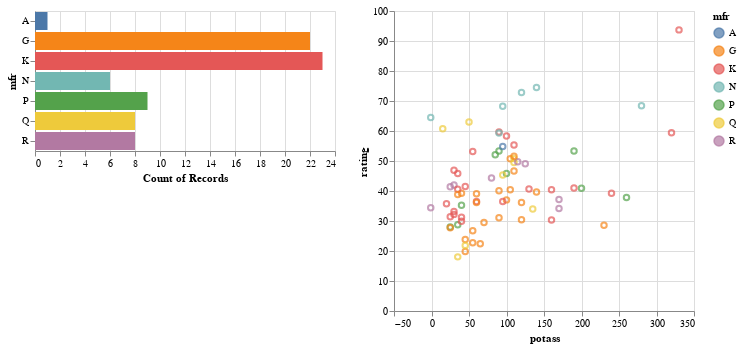

Here is the notebook cell this chart was saved with:
### Code cell
click = alt.selection_multi(encodings=["color"])

scatter = alt.Chart(df).mark_point().encode(
    x="potass:Q",
    y="rating:Q",
    color="mfr:N"
).transform_filter(
    click
)

bar = alt.Chart(df).mark_bar().encode(
    x="count()",
    y="mfr:N",
    color=alt.condition(click, "mfr:N",alt.value("green"))
). add_selection(
    click
)

bar | scatter

### Figure 1 — Vega-Lite specification as saved in the notebook (floating-point values rounded to 4 significant figures)
{"config": {"view": {"continuousWidth": 300, "continuousHeight": 300}}, "hconcat": [{"mark": {"type": "bar"}, "encoding": {"color": {"condition": {"param": "param_11", "field": "mfr", "type": "nominal"}, "value": "green"}, "x": {"aggregate": "count", "type": "quantitative"}, "y": {"field": "mfr", "type": "nominal"}}, "name": "view_3"}, {"mark": {"type": "point"}, "encoding": {"color": {"field": "mfr", "type": "nominal"}, "x": {"field": "potass", "type": "quantitative"}, "y": {"field": "rating", "type": "quantitative"}}, "transform": [{"filter": {"param": "param_11"}}]}], "data": {"name": "data-6562c372d815898f5ac927ab74fce866"}, "params": [{"name": "param_11", "select": {"type": "point", "encodings": ["color"]}, "views": ["view_3"]}], "$schema": "https://vega.github.io/schema/vega-lite/v5.6.1.json", "datasets": {"data-6562c372d815898f5ac927ab74fce866": [{"name": "100% Bran", "mfr": "N", "type": "C", "calories": 70, "protein": 4, "fat": 1, "sodium": 130, "fiber": 10.0, "carbo": 5.0, "sugars": 6, "potass": 280, "vitamins": 25, "shelf": 3, "weight": 1.0, "cups": 0.33, "rating": 68.4}, {"name": "100% Natural Bran", "mfr": "Q", "type": "C", "calories": 120, "protein": 3, "fat": 5, "sodium": 15, "fiber": 2.0, "carbo": 8.0, "sugars": 8, "potass": 135, "vitamins": 0, "shelf": 3, "weight": 1.0, "cups": 1.0, "rating": 33.98}, {"name": "All-Bran", "mfr": "K", "type": "C", "calories": 70, "protein": 4, "fat": 1, "sodium": 260, "fiber": 9.0, "carbo": 7.0, "sugars": 5, "potass": 320, "vitamins": 25, "shelf": 3, "weight": 1.0, "cups": 0.33, "rating": 59.43}, {"name": "All-Bran with Extra Fiber", "mfr": "K", "type": "C", "calories": 50, "protein": 4, "fat": 0, "sodium": 140, "fiber": 14.0, "carbo": 8.0, "sugars": 0, "potass": 330, "vitamins": 25, "shelf": 3, "weight": 1.0, "cups": 0.5, "rating": 93.7}, {"name": "Almond Delight", "mfr": "R", "type": "C", "calories": 110, "protein": 2, "fat": 2, "sodium": 200, "fiber": 1.0, "carbo": 14.0, "sugars": 8, "potass": -1, "vitamins": 25, "shelf": 3, "weight": 1.0, "cups": 0.75, "rating": 34.38}, {"name": "Apple Cinnamon Cheerios", "mfr": "G", "type": "C", "calories": 110, "protein": 2, "fat": 2, "sodium": 180, "fiber": 1.5, "carbo": 10.5, "sugars": 10, "potass": 70, "vitamins": 25, "shelf": 1, "weight": 1.0, "cups": 0.75, "rating": 29.51}, {"name": "Apple Jacks", "mfr": "K", "type": "C", "calories": 110, "protein": 2, "fat": 0, "sodium": 125, "fiber": 1.0, "carbo": 11.0, "sugars": 14, "potass": 30, "vitamins": 25, "shelf": 2, "weight": 1.0, "cups": 1.0, "rating": 33.17}, {"name": "Basic 4", "mfr": "G", "type": "C", "calories": 130, "protein": 3, "fat": 2, "sodium": 210, "fiber": 2.0, "carbo": 18.0, "sugars": 8, "potass": 100, "vitamins": 25, "shelf": 3, "weight": 1.33, "cups": 0.75, "rating": 37.04}, {"name": "Bran Chex", "mfr": "R", "type": "C", "calories": 90, "protein": 2, "fat": 1, "sodium": 200, "fiber": 4.0, "carbo": 15.0, "sugars": 6, "potass": 125, "vitamins": 25, "shelf": 1, "weight": 1.0, "cups": 0.67, "rating": 49.12}, {"name": "Bran Flakes", "mfr": "P", "type": "C", "calories": 90, "protein": 3, "fat": 0, "sodium": 210, "fiber": 5.0, "carbo": 13.0, "sugars": 5, "potass": 190, "vitamins": 25, "shelf": 3, "weight": 1.0, "cups": 0.67, "rating": 53.31}, {"name": "Cap'n'Crunch", "mfr": "Q", "type": "C", "calories": 120, "protein": 1, "fat": 2, "sodium": 220, "fiber": 0.0, "carbo": 12.0, "sugars": 12, "potass": 35, "vitamins": 25, "shelf": 2, "weight": 1.0, "cups": 0.75, "rating": 18.04}, {"name": "Cheerios", "mfr": "G", "type": "C", "calories": 110, "protein": 6, "fat": 2, "sodium": 290, "fiber": 2.0, "carbo": 17.0, "sugars": 1, "potass": 105, "vitamins": 25, "shelf": 1, "weight": 1.0, "cups": 1.25, "rating": 50.76}, {"name": "Cinnamon Toast Crunch", "mfr": "G", "type": "C", "calories": 120, "protein": 1, "fat": 3, "sodium": 210, "fiber": 0.0, "carbo": 13.0, "sugars": 9, "potass": 45, "vitamins": 25, "shelf": 2, "weight": 1.0, "cups": 0.75, "rating": 19.82}, {"name": "Clusters", "mfr": "G", "type": "C", "calories": 110, "protein": 3, "fat": 2, "sodium": 140, "fiber": 2.0, "carbo": 13.0, "sugars": 7, "potass": 105, "vitamins": 25, "shelf": 3, "weight": 1.0, "cups": 0.5, "rating": 40.4}, {"name": "Cocoa Puffs", "mfr": "G", "type": "C", "calories": 110, "protein": 1, "fat": 1, "sodium": 180, "fiber": 0.0, "carbo": 12.0, "sugars": 13, "potass": 55, "vitamins": 25, "shelf": 2, "weight": 1.0, "cups": 1.0, "rating": 22.74}, {"name": "Corn Chex", "mfr": "R", "type": "C", "calories": 110, "protein": 2, "fat": 0, "sodium": 280, "fiber": 0.0, "carbo": 22.0, "sugars": 3, "potass": 25, "vitamins": 25, "shelf": 1, "weight": 1.0, "cups": 1.0, "rating": 41.45}, {"name": "Corn Flakes", "mfr": "K", "type": "C", "calories": 100, "protein": 2, "fat": 0, "sodium": 290, "fiber": 1.0, "carbo": 21.0, "sugars": 2, "potass": 35, "vitamins": 25, "shelf": 1, "weight": 1.0, "cups": 1.0, "rating": 45.86}, {"name": "Corn Pops", "mfr": "K", "type": "C", "calories": 110, "protein": 1, "fat": 0, "sodium": 90, "fiber": 1.0, "carbo": 13.0, "sugars": 12, "potass": 20, "vitamins": 25, "shelf": 2, "weight": 1.0, "cups": 1.0, "rating": 35.78}, {"name": "Count Chocula", "mfr": "G", "type": "C", "calories": 110, "protein": 1, "fat": 1, "sodium": 180, "fiber": 0.0, "carbo": 12.0, "sugars": 13, "potass": 65, "vitamins": 25, "shelf": 2, "weight": 1.0, "cups": 1.0, "rating": 22.4}, {"name": "Cracklin' Oat Bran", "mfr": "K", "type": "C", "calories": 110, "protein": 3, "fat": 3, "sodium": 140, "fiber": 4.0, "carbo": 10.0, "sugars": 7, "potass": 160, "vitamins": 25, "shelf": 3, "weight": 1.0, "cups": 0.5, "rating": 40.45}, {"name": "Cream of Wheat (Quick)", "mfr": "N", "type": "H", "calories": 100, "protein": 3, "fat": 0, "sodium": 80, "fiber": 1.0, "carbo": 21.0, "sugars": 0, "potass": -1, "vitamins": 0, "shelf": 2, "weight": 1.0, "cups": 1.0, "rating": 64.53}, {"name": "Crispix", "mfr": "K", "type": "C", "calories": 110, "protein": 2, "fat": 0, "sodium": 220, "fiber": 1.0, "carbo": 21.0, "sugars": 3, "potass": 30, "vitamins": 25, "shelf": 3, "weight": 1.0, "cups": 1.0, "rating": 46.9}, {"name": "Crispy Wheat & Raisins", "mfr": "G", "type": "C", "calories": 100, "protein": 2, "fat": 1, "sodium": 140, "fiber": 2.0, "carbo": 11.0, "sugars": 10, "potass": 120, "vitamins": 25, "shelf": 3, "weight": 1.0, "cups": 0.75, "rating": 36.18}, {"name": "Double Chex", "mfr": "R", "type": "C", "calories": 100, "protein": 2, "fat": 0, "sodium": 190, "fiber": 1.0, "carbo": 18.0, "sugars": 5, "potass": 80, "vitamins": 25, "shelf": 3, "weight": 1.0, "cups": 0.75, "rating": 44.33}, {"name": "Froot Loops", "mfr": "K", "type": "C", "calories": 110, "protein": 2, "fat": 1, "sodium": 125, "fiber": 1.0, "carbo": 11.0, "sugars": 13, "potass": 30, "vitamins": 25, "shelf": 2, "weight": 1.0, "cups": 1.0, "rating": 32.21}, {"name": "Frosted Flakes", "mfr": "K", "type": "C", "calories": 110, "protein": 1, "fat": 0, "sodium": 200, "fiber": 1.0, "carbo": 14.0, "sugars": 11, "potass": 25, "vitamins": 25, "shelf": 1, "weight": 1.0, "cups": 0.75, "rating": 31.44}, {"name": "Frosted Mini-Wheats", "mfr": "K", "type": "C", "calories": 100, "protein": 3, "fat": 0, "sodium": 0, "fiber": 3.0, "carbo": 14.0, "sugars": 7, "potass": 100, "vitamins": 25, "shelf": 2, "weight": 1.0, "cups": 0.8, "rating": 58.35}, {"name": "Fruit & Fibre Dates; Walnuts; and Oats", "mfr": "P", "type": "C", "calories": 120, "protein": 3, "fat": 2, "sodium": 160, "fiber": 5.0, "carbo": 12.0, "sugars": 10, "potass": 200, "vitamins": 25, "shelf": 3, "weight": 1.25, "cups": 0.67, "rating": 40.92}, {"name": "Fruitful Bran", "mfr": "K", "type": "C", "calories": 120, "protein": 3, "fat": 0, "sodium": 240, "fiber": 5.0, "carbo": 14.0, "sugars": 12, "potass": 190, "vitamins": 25, "shelf": 3, "weight": 1.33, "cups": 0.67, "rating": 41.02}, {"name": "Fruity Pebbles", "mfr": "P", "type": "C", "calories": 110, "protein": 1, "fat": 1, "sodium": 135, "fiber": 0.0, "carbo": 13.0, "sugars": 12, "potass": 25, "vitamins": 25, "shelf": 2, "weight": 1.0, "cups": 0.75, "rating": 28.03}, {"name": "Golden Crisp", "mfr": "P", "type": "C", "calories": 100, "protein": 2, "fat": 0, "sodium": 45, "fiber": 0.0, "carbo": 11.0, "sugars": 15, "potass": 40, "vitamins": 25, "shelf": 1, "weight": 1.0, "cups": 0.88, "rating": 35.25}, {"name": "Golden Grahams", "mfr": "G", "type": "C", "calories": 110, "protein": 1, "fat": 1, "sodium": 280, "fiber": 0.0, "carbo": 15.0, "sugars": 9, "potass": 45, "vitamins": 25, "shelf": 2, "weight": 1.0, "cups": 0.75, "rating": 23.8}, {"name": "Grape Nuts Flakes", "mfr": "P", "type": "C", "calories": 100, "protein": 3, "fat": 1, "sodium": 140, "fiber": 3.0, "carbo": 15.0, "sugars": 5, "potass": 85, "vitamins": 25, "shelf": 3, "weight": 1.0, "cups": 0.88, "rating": 52.08}, {"name": "Grape-Nuts", "mfr": "P", "type": "C", "calories": 110, "protein": 3, "fat": 0, "sodium": 170, "fiber": 3.0, "carbo": 17.0, "sugars": 3, "potass": 90, "vitamins": 25, "shelf": 3, "weight": 1.0, "cups": 0.25, "rating": 53.37}, {"name": "Great Grains Pecan", "mfr": "P", "type": "C", "calories": 120, "protein": 3, "fat": 3, "sodium": 75, "fiber": 3.0, "carbo": 13.0, "sugars": 4, "potass": 100, "vitamins": 25, "shelf": 3, "weight": 1.0, "cups": 0.33, "rating": 45.81}, {"name": "Honey Graham Ohs", "mfr": "Q", "type": "C", "calories": 120, "protein": 1, "fat": 2, "sodium": 220, "fiber": 1.0, "carbo": 12.0, "sugars": 11, "potass": 45, "vitamins": 25, "shelf": 2, "weight": 1.0, "cups": 1.0, "rating": 21.87}, {"name": "Honey Nut Cheerios", "mfr": "G", "type": "C", "calories": 110, "protein": 3, "fat": 1, "sodium": 250, "fiber": 1.5, "carbo": 11.5, "sugars": 10, "potass": 90, "vitamins": 25, "shelf": 1, "weight": 1.0, "cups": 0.75, "rating": 31.07}, {"name": "Honey-comb", "mfr": "P", "type": "C", "calories": 110, "protein": 1, "fat": 0, "sodium": 180, "fiber": 0.0, "carbo": 14.0, "sugars": 11, "potass": 35, "vitamins": 25, "shelf": 1, "weight": 1.0, "cups": 1.33, "rating": 28.74}, {"name": "Just Right Crunchy  Nuggets", "mfr": "K", "type": "C", "calories": 110, "protein": 2, "fat": 1, "sodium": 170, "fiber": 1.0, "carbo": 17.0, "sugars": 6, "potass": 60, "vitamins": 100, "shelf": 3, "weight": 1.0, "cups": 1.0, "rating": 36.52}, {"name": "Just Right Fruit & Nut", "mfr": "K", "type": "C", "calories": 140, "protein": 3, "fat": 1, "sodium": 170, "fiber": 2.0, "carbo": 20.0, "sugars": 9, "potass": 95, "vitamins": 100, "shelf": 3, "weight": 1.3, "cups": 0.75, "rating": 36.47}, {"name": "Kix", "mfr": "G", "type": "C", "calories": 110, "protein": 2, "fat": 1, "sodium": 260, "fiber": 0.0, "carbo": 21.0, "sugars": 3, "potass": 40, "vitamins": 25, "shelf": 2, "weight": 1.0, "cups": 1.5, "rating": 39.24}, {"name": "Life", "mfr": "Q", "type": "C", "calories": 100, "protein": 4, "fat": 2, "sodium": 150, "fiber": 2.0, "carbo": 12.0, "sugars": 6, "potass": 95, "vitamins": 25, "shelf": 2, "weight": 1.0, "cups": 0.67, "rating": 45.33}, {"name": "Lucky Charms", "mfr": "G", "type": "C", "calories": 110, "protein": 2, "fat": 1, "sodium": 180, "fiber": 0.0, "carbo": 12.0, "sugars": 12, "potass": 55, "vitamins": 25, "shelf": 2, "weight": 1.0, "cups": 1.0, "rating": 26.73}, {"name": "Maypo", "mfr": "A", "type": "H", "calories": 100, "protein": 4, "fat": 1, "sodium": 0, "fiber": 0.0, "carbo": 16.0, "sugars": 3, "potass": 95, "vitamins": 25, "shelf": 2, "weight": 1.0, "cups": 1.0, "rating": 54.85}, {"name": "Muesli Raisins; Dates; & Almonds", "mfr": "R", "type": "C", "calories": 150, "protein": 4, "fat": 3, "sodium": 95, "fiber": 3.0, "carbo": 16.0, "sugars": 11, "potass": 170, "vitamins": 25, "shelf": 3, "weight": 1.0, "cups": 1.0, "rating": 37.14}, {"name": "Muesli Raisins; Peaches; & Pecans", "mfr": "R", "type": "C", "calories": 150, "protein": 4, "fat": 3, "sodium": 150, "fiber": 3.0, "carbo": 16.0, "sugars": 11, "potass": 170, "vitamins": 25, "shelf": 3, "weight": 1.0, "cups": 1.0, "rating": 34.14}, {"name": "Mueslix Crispy Blend", "mfr": "K", "type": "C", "calories": 160, "protein": 3, "fat": 2, "sodium": 150, "fiber": 3.0, "carbo": 17.0, "sugars": 13, "potass": 160, "vitamins": 25, "shelf": 3, "weight": 1.5, "cups": 0.67, "rating": 30.31}, {"name": "Multi-Grain Cheerios", "mfr": "G", "type": "C", "calories": 100, "protein": 2, "fat": 1, "sodium": 220, "fiber": 2.0, "carbo": 15.0, "sugars": 6, "potass": 90, "vitamins": 25, "shelf": 1, "weight": 1.0, "cups": 1.0, "rating": 40.11}, {"name": "Nut&Honey Crunch", "mfr": "K", "type": "C", "calories": 120, "protein": 2, "fat": 1, "sodium": 190, "fiber": 0.0, "carbo": 15.0, "sugars": 9, "potass": 40, "vitamins": 25, "shelf": 2, "weight": 1.0, "cups": 0.67, "rating": 29.92}, {"name": "Nutri-Grain Almond-Raisin", "mfr": "K", "type": "C", "calories": 140, "protein": 3, "fat": 2, "sodium": 220, "fiber": 3.0, "carbo": 21.0, "sugars": 7, "potass": 130, "vitamins": 25, "shelf": 3, "weight": 1.33, "cups": 0.67, "rating": 40.69}, {"name": "Nutri-grain Wheat", "mfr": "K", "type": "C", "calories": 90, "protein": 3, "fat": 0, "sodium": 170, "fiber": 3.0, "carbo": 18.0, "sugars": 2, "potass": 90, "vitamins": 25, "shelf": 3, "weight": 1.0, "cups": 1.0, "rating": 59.64}, {"name": "Oatmeal Raisin Crisp", "mfr": "G", "type": "C", "calories": 130, "protein": 3, "fat": 2, "sodium": 170, "fiber": 1.5, "carbo": 13.5, "sugars": 10, "potass": 120, "vitamins": 25, "shelf": 3, "weight": 1.25, "cups": 0.5, "rating": 30.45}, {"name": "Post Nat. Raisin Bran", "mfr": "P", "type": "C", "calories": 120, "protein": 3, "fat": 1, "sodium": 200, "fiber": 6.0, "carbo": 11.0, "sugars": 14, "potass": 260, "vitamins": 25, "shelf": 3, "weight": 1.33, "cups": 0.67, "rating": 37.84}, {"name": "Product 19", "mfr": "K", "type": "C", "calories": 100, "protein": 3, "fat": 0, "sodium": 320, "fiber": 1.0, "carbo": 20.0, "sugars": 3, "potass": 45, "vitamins": 100, "shelf": 3, "weight": 1.0, "cups": 1.0, "rating": 41.5}, {"name": "Puffed Rice", "mfr": "Q", "type": "C", "calories": 50, "protein": 1, "fat": 0, "sodium": 0, "fiber": 0.0, "carbo": 13.0, "sugars": 0, "potass": 15, "vitamins": 0, "shelf": 3, "weight": 0.5, "cups": 1.0, "rating": 60.76}, {"name": "Puffed Wheat", "mfr": "Q", "type": "C", "calories": 50, "protein": 2, "fat": 0, "sodium": 0, "fiber": 1.0, "carbo": 10.0, "sugars": 0, "potass": 50, "vitamins": 0, "shelf": 3, "weight": 0.5, "cups": 1.0, "rating": 63.01}, {"name": "Quaker Oat Squares", "mfr": "Q", "type": "C", "calories": 100, "protein": 4, "fat": 1, "sodium": 135, "fiber": 2.0, "carbo": 14.0, "sugars": 6, "potass": 110, "vitamins": 25, "shelf": 3, "weight": 1.0, "cups": 0.5, "rating": 49.51}, {"name": "Quaker Oatmeal", "mfr": "Q", "type": "H", "calories": 100, "protein": 5, "fat": 2, "sodium": 0, "fiber": 2.7, "carbo": -1.0, "sugars": -1, "potass": 110, "vitamins": 0, "shelf": 1, "weight": 1.0, "cups": 0.67, "rating": 50.83}, {"name": "Raisin Bran", "mfr": "K", "type": "C", "calories": 120, "protein": 3, "fat": 1, "sodium": 210, "fiber": 5.0, "carbo": 14.0, "sugars": 12, "potass": 240, "vitamins": 25, "shelf": 2, "weight": 1.33, "cups": 0.75, "rating": 39.26}, {"name": "Raisin Nut Bran", "mfr": "G", "type": "C", "calories": 100, "protein": 3, "fat": 2, "sodium": 140, "fiber": 2.5, "carbo": 10.5, "sugars": 8, "potass": 140, "vitamins": 25, "shelf": 3, "weight": 1.0, "cups": 0.5, "rating": 39.7}, {"name": "Raisin Squares", "mfr": "K", "type": "C", "calories": 90, "protein": 2, "fat": 0, "sodium": 0, "fiber": 2.0, "carbo": 15.0, "sugars": 6, "potass": 110, "vitamins": 25, "shelf": 3, "weight": 1.0, "cups": 0.5, "rating": 55.33}, {"name": "Rice Chex", "mfr": "R", "type": "C", "calories": 110, "protein": 1, "fat": 0, "sodium": 240, "fiber": 0.0, "carbo": 23.0, "sugars": 2, "potass": 30, "vitamins": 25, "shelf": 1, "weight": 1.0, "cups": 1.13, "rating": 42.0}, {"name": "Rice Krispies", "mfr": "K", "type": "C", "calories": 110, "protein": 2, "fat": 0, "sodium": 290, "fiber": 0.0, "carbo": 22.0, "sugars": 3, "potass": 35, "vitamins": 25, "shelf": 1, "weight": 1.0, "cups": 1.0, "rating": 40.56}, {"name": "Shredded Wheat", "mfr": "N", "type": "C", "calories": 80, "protein": 2, "fat": 0, "sodium": 0, "fiber": 3.0, "carbo": 16.0, "sugars": 0, "potass": 95, "vitamins": 0, "shelf": 1, "weight": 0.83, "cups": 1.0, "rating": 68.24}, {"name": "Shredded Wheat 'n'Bran", "mfr": "N", "type": "C", "calories": 90, "protein": 3, "fat": 0, "sodium": 0, "fiber": 4.0, "carbo": 19.0, "sugars": 0, "potass": 140, "vitamins": 0, "shelf": 1, "weight": 1.0, "cups": 0.67, "rating": 74.47}, {"name": "Shredded Wheat spoon size", "mfr": "N", "type": "C", "calories": 90, "protein": 3, "fat": 0, "sodium": 0, "fiber": 3.0, "carbo": 20.0, "sugars": 0, "potass": 120, "vitamins": 0, "shelf": 1, "weight": 1.0, "cups": 0.67, "rating": 72.8}, {"name": "Smacks", "mfr": "K", "type": "C", "calories": 110, "protein": 2, "fat": 1, "sodium": 70, "fiber": 1.0, "carbo": 9.0, "sugars": 15, "potass": 40, "vitamins": 25, "shelf": 2, "weight": 1.0, "cups": 0.75, "rating": 31.23}, {"name": "Special K", "mfr": "K", "type": "C", "calories": 110, "protein": 6, "fat": 0, "sodium": 230, "fiber": 1.0, "carbo": 16.0, "sugars": 3, "potass": 55, "vitamins": 25, "shelf": 1, "weight": 1.0, "cups": 1.0, "rating": 53.13}, {"name": "Strawberry Fruit Wheats", "mfr": "N", "type": "C", "calories": 90, "protein": 2, "fat": 0, "sodium": 15, "fiber": 3.0, "carbo": 15.0, "sugars": 5, "potass": 90, "vitamins": 25, "shelf": 2, "weight": 1.0, "cups": 1.0, "rating": 59.36}, {"name": "Total Corn Flakes", "mfr": "G", "type": "C", "calories": 110, "protein": 2, "fat": 1, "sodium": 200, "fiber": 0.0, "carbo": 21.0, "sugars": 3, "potass": 35, "vitamins": 100, "shelf": 3, "weight": 1.0, "cups": 1.0, "rating": 38.84}, {"name": "Total Raisin Bran", "mfr": "G", "type": "C", "calories": 140, "protein": 3, "fat": 1, "sodium": 190, "fiber": 4.0, "carbo": 15.0, "sugars": 14, "potass": 230, "vitamins": 100, "shelf": 3, "weight": 1.5, "cups": 1.0, "rating": 28.59}, {"name": "Total Whole Grain", "mfr": "G", "type": "C", "calories": 100, "protein": 3, "fat": 1, "sodium": 200, "fiber": 3.0, "carbo": 16.0, "sugars": 3, "potass": 110, "vitamins": 100, "shelf": 3, "weight": 1.0, "cups": 1.0, "rating": 46.66}, {"name": "Triples", "mfr": "G", "type": "C", "calories": 110, "protein": 2, "fat": 1, "sodium": 250, "fiber": 0.0, "carbo": 21.0, "sugars": 3, "potass": 60, "vitamins": 25, "shelf": 3, "weight": 1.0, "cups": 0.75, "rating": 39.11}, {"name": "Trix", "mfr": "G", "type": "C", "calories": 110, "protein": 1, "fat": 1, "sodium": 140, "fiber": 0.0, "carbo": 13.0, "sugars": 12, "potass": 25, "vitamins": 25, "shelf": 2, "weight": 1.0, "cups": 1.0, "rating": 27.75}, {"name": "Wheat Chex", "mfr": "R", "type": "C", "calories": 100, "protein": 3, "fat": 1, "sodium": 230, "fiber": 3.0, "carbo": 17.0, "sugars": 3, "potass": 115, "vitamins": 25, "shelf": 1, "weight": 1.0, "cups": 0.67, "rating": 49.79}, {"name": "Wheaties", "mfr": "G", "type": "C", "calories": 100, "protein": 3, "fat": 1, "sodium": 200, "fiber": 3.0, "carbo": 17.0, "sugars": 3, "potass": 110, "vitamins": 25, "shelf": 1, "weight": 1.0, "cups": 1.0, "rating": 51.59}, {"name": "Wheaties Honey Gold", "mfr": "G", "type": "C", "calories": 110, "protein": 2, "fat": 1, "sodium": 200, "fiber": 1.0, "carbo": 16.0, "sugars": 8, "potass": 60, "vitamins": 25, "shelf": 1, "weight": 1.0, "cups": 0.75, "rating": 36.19}]}}
